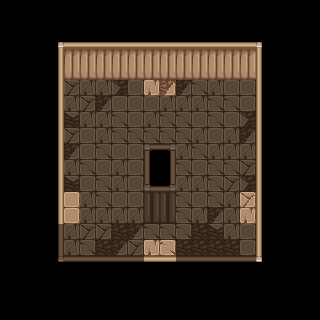

A level layout from a 2D game, rendered from its tile map. Below: a short description, then the map file with tile-grid data replaced by summaries:
An orthogonal 20x20 tile map with 16x16 px tiles, 10 tile layers (Ground, PhaseWalls, Walls, BottomWalls, ...), 2 tilesets and 8 objects.

<map version="1.10" tiledversion="1.11.2" orientation="orthogonal" renderorder="right-down" width="20" height="20" tilewidth="16" tileheight="16" infinite="0" nextlayerid="14" nextobjectid="9">
 <properties>
  <property name="unity:SortingLayer" value="Walls" />
  <property name="unity:SortingOrder" value="10" />
  <property name="unity:layer" value="IgnoreProjectile" />
 </properties>
 <tileset firstgid="1" source="../Tilesets/SpriteSheetGeneral.tsx" />
 <tileset firstgid="109" source="../Tilesets/Doors.tsx" />
 <layer id="1" name="Ground" width="20" height="20">
  <properties>
   <property name="unity:SortingLayer" value="Ground" />
  </properties>
  <data>[400 cells, 158 non-empty, 12 distinct tile ids]</data>
 </layer>
 <layer id="11" name="PhaseWalls" width="20" height="20">
  <properties>
   <property name="unity:SortingLayer" value="Walls" />
   <property name="unity:layer" value="IgnoreProjectile" />
  </properties>
  <data>[400 cells, 18 non-empty, 4 distinct tile ids]</data>
 </layer>
 <layer id="2" name="Walls" width="20" height="20">
  <properties>
   <property name="unity:SortingLayer" value="Walls" />
   <property name="unity:layer" value="Wall" />
  </properties>
  <data>[400 cells, 140 non-empty, 14 distinct tile ids]</data>
 </layer>
 <layer id="3" name="BottomWalls" width="20" height="20">
  <properties>
   <property name="unity:SortingLayer" value="Entities" />
   <property name="unity:SortingOrder" type="int" value="100" />
   <property name="unity:layer" value="IgnorePlayer" />
  </properties>
  <data>[400 cells, 18 non-empty, 3 distinct tile ids]</data>
 </layer>
 <layer id="4" name="WestExit" width="20" height="20">
  <properties>
   <property name="unity:SortingLayer" value="Entities" />
   <property name="unity:SortingOrder" type="int" value="101" />
   <property name="unity:layer" value="Wall" />
  </properties>
  <data>[400 cells, 18 non-empty, 2 distinct tile ids]</data>
 </layer>
 <layer id="5" name="EastExit" width="20" height="20">
  <properties>
   <property name="unity:SortingLayer" value="Entities" />
   <property name="unity:SortingOrder" type="int" value="101" />
   <property name="unity:layer" value="Wall" />
  </properties>
  <data>[400 cells, 18 non-empty, 2 distinct tile ids]</data>
 </layer>
 <layer id="6" name="SouthExit" width="20" height="20">
  <properties>
   <property name="unity:SortingLayer" value="Entities" />
   <property name="unity:SortingOrder" type="int" value="100" />
   <property name="unity:layer" value="Wall" />
  </properties>
  <data>[400 cells, 12 non-empty, 2 distinct tile ids]</data>
 </layer>
 <layer id="7" name="NorthExit" width="20" height="20">
  <properties>
   <property name="unity:SortingLayer" value="Walls" />
   <property name="unity:SortingOrder" type="int" value="10" />
   <property name="unity:layer" value="Wall" />
  </properties>
  <data>[400 cells, 13 non-empty, 3 distinct tile ids]</data>
 </layer>
 <layer id="12" name="NorthPhaseWall" width="20" height="20">
  <properties>
   <property name="unity:SortingLayer" value="Walls" />
   <property name="unity:SortingOrder" value="10" />
   <property name="unity:layer" value="IgnoreProjectile" />
  </properties>
  <data>[400 cells, 4 non-empty, 1 distinct tile ids]</data>
 </layer>
 <layer id="8" name="EntryCollider" width="20" height="20" opacity="0.5">
  <properties>
   <property name="unity:IsTrigger" type="bool" value="true" />
   <property name="unity:ignore" value="Visual" />
   <property name="unity:layer" value="ZoneCollider" />
  </properties>
  <data>[400 cells, 137 non-empty, 1 distinct tile ids]</data>
 </layer>
 <objectgroup id="9" name="Doors">
  <object id="1" template="../Templates/01_Door_Side.tx" x="48" y="224">
   <properties>
    <property name="SetDirection" value="West" />
   </properties>
  </object>
  <object id="2" template="../Templates/01_Door_Side.tx" x="256" y="224" />
  <object id="3" template="../Templates/01_Door_Top.tx" x="144" y="80" />
  <object id="4" template="../Templates/01_Door_Top.tx" x="144" y="288">
   <properties>
    <property name="SetDirection" value="South" />
   </properties>
  </object>
  <object id="5" template="../Templates/Spawner.tx" x="96" y="160" />
  <object id="6" template="../Templates/Spawner.tx" x="112" y="208" />
  <object id="7" template="../Templates/Spawner.tx" x="192" y="208" />
  <object id="8" template="../Templates/Spawner.tx" x="208" y="160" />
 </objectgroup>
</map>